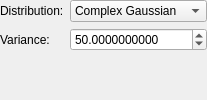
       <widget class="QFrame" name="m_NoiseFrame">
        <property name="frameShape">
         <enum>QFrame::NoFrame</enum>
        </property>
        <property name="frameShadow">
         <enum>QFrame::Raised</enum>
        </property>
        <layout class="QFormLayout" name="formLayout_5">
         <property name="leftMargin">
          <number>0</number>
         </property>
         <property name="topMargin">
          <number>0</number>
         </property>
         <property name="rightMargin">
          <number>0</number>
         </property>
         <property name="bottomMargin">
          <number>0</number>
         </property>
         <item row="1" column="0">
          <widget class="QLabel" name="m_NoiseLabel">
           <property name="text">
            <string>Variance:</string>
           </property>
          </widget>
         </item>
         <item row="1" column="1">
          <widget class="QDoubleSpinBox" name="m_NoiseLevel">
           <property name="toolTip">
            <string>Variance of selected noise distribution.</string>
           </property>
           <property name="decimals">
            <number>10</number>
           </property>
           <property name="minimum">
            <double>0.000000000000000</double>
           </property>
           <property name="maximum">
            <double>999999999.000000000000000</double>
           </property>
           <property name="singleStep">
            <double>0.001000000000000</double>
           </property>
           <property name="value">
            <double>50.000000000000000</double>
           </property>
          </widget>
         </item>
         <item row="0" column="0">
          <widget class="QLabel" name="m_NoiseLabel_5">
           <property name="text">
            <string>Distribution:</string>
           </property>
          </widget>
         </item>
         <item row="0" column="1">
          <widget class="QComboBox" name="m_NoiseDistributionBox">
           <property name="toolTip">
            <string>Noise distribution</string>
           </property>
           <item>
            <property name="text">
             <string>Complex Gaussian</string>
            </property>
           </item>
           <item>
            <property name="text">
             <string>Rician</string>
            </property>
           </item>
          </widget>
         </item>
        </layout>
       </widget>
